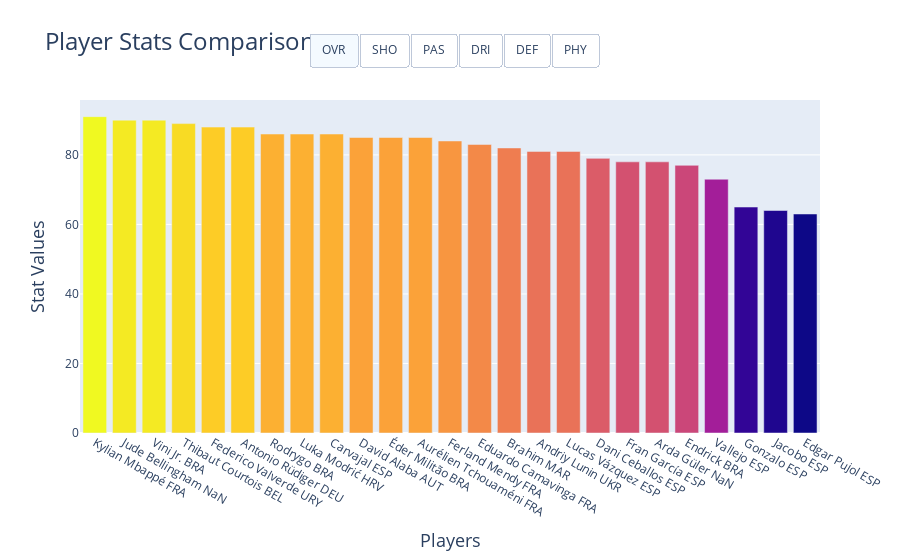

The code cell stored with this chart in its notebook:
### Code cell
import plotly.graph_objects as go
real['Label'] = real['Name'] + " " + real['Codes']

fig = go.Figure()

# Add bar plot for the default stat (e.g., OVR)
fig.add_trace(
    go.Bar(
        x=real['Label'],
        y=real['OVR'],
        name="Player OVR",
        marker_color=real['OVR']  # Color mapped to the values
    )
)

# Add updatemenus for switching between different stats for the bar plot
fig.update_layout(
    updatemenus=[
        dict(
            type="buttons",
            direction="right",
            x=0.7,
            y=1.2,
            showactive=True,
            buttons=list([
                dict(
                    label="OVR",
                    method="update",
                    args=[
                        {"y": [real['OVR']]},  # Update y for OVR
                        {"marker.color": [real['OVR']]}  # Update color based on OVR values
                    ]
                ),
                dict(
                    label="SHO",
                    method="update",
                    args=[
                        {"y": [real['SHO']]},  # Update y for SHO
                        {"marker.color": [real['SHO']]}  # Update color based on SHO values
                    ]
                ),
                dict(
                    label="PAS",
                    method="update",
                    args=[
                        {"y": [real['PAS']]},  # Update y for PAS
                        {"marker.color": [real['PAS']]}  # Update color based on PAS values
                    ]
                ),
                dict(
                    label="DRI",
                    method="update",
                    args=[
                        {"y": [real['DRI']]},  # Update y for DRI
                        {"marker.color": [real['DRI']]}  # Update color based on DRI values
                    ]
                ),
                dict(
                    label="DEF",
                    method="update",
                    args=[
                        {"y": [real['DEF']]},  # Update y for DEF
                        {"marker.color": [real['DEF']]}  # Update color based on DEF values
                    ]
                ),
                dict(
                    label="PHY",
                    method="update",
                    args=[
                        {"y": [real['PHY']]},  # Update y for PHY
                        {"marker.color": [real['PHY']]}  # Update color based on PHY values
                    ]
                )
            ])
        )
    ]
)

# Update layout with titles, x-axis, and y-axis labels
fig.update_layout(
    title="Player Stats Comparison",        # Title of the chart
    xaxis_title="Players",                  # X-axis label
    yaxis_title="Stat Values",              # Y-axis label
    title_font=dict(size=24),               # Customize title font size
    xaxis=dict(title_font=dict(size=18)),   # Customize x-axis title font size
    yaxis=dict(title_font=dict(size=18))    # Customize y-axis title font size
)

# Show the figure
fig.show()

### Figure 1 — Plotly figure (JSON) as saved in the notebook; plotly's stock layout.template omitted (floating-point values rounded to 4 significant figures)
{"data": [{"marker": {"color": [91, 90, 90, 89, 88, 88, 86, 86, 86, 85, 85, 85, 84, 83, 82, 81, 81, 79, 78, 78, 77, 73, 65, 64, 63]}, "name": "Player OVR", "type": "bar", "x": ["Kylian Mbappé FRA", "Jude Bellingham NaN", "Vini Jr. BRA", "Thibaut Courtois BEL", "Federico Valverde URY", "Antonio Rüdiger DEU", "Rodrygo BRA", "Luka Modrić HRV", "Carvajal ESP", "David Alaba AUT", "Éder Militão BRA", "Aurélien Tchouaméni FRA", "Ferland Mendy FRA", "Eduardo Camavinga FRA", "Brahim MAR", "Andriy Lunin UKR", "Lucas Vázquez ESP", "Dani Ceballos ESP", "Fran García ESP", "Arda Güler NaN", "Endrick BRA", "Vallejo ESP", "Gonzalo ESP", "Jacobo ESP", "Edgar Pujol ESP"], "y": [91, 90, 90, 89, 88, 88, 86, 86, 86, 85, 85, 85, 84, 83, 82, 81, 81, 79, 78, 78, 77, 73, 65, 64, 63]}], "layout": {"title": {"font": {"size": 24}, "text": "Player Stats Comparison"}, "updatemenus": [{"buttons": [{"args": [{"y": [[91, 90, 90, 89, 88, 88, 86, 86, 86, 85, 85, 85, 84, 83, 82, 81, 81, 79, 78, 78, 77, 73, 65, 64, 63]]}, {"marker.color": [[91, 90, 90, 89, 88, 88, 86, 86, 86, 85, 85, 85, 84, 83, 82, 81, 81, 79, 78, 78, 77, 73, 65, 64, 63]]}], "label": "OVR", "method": "update"}, {"args": [{"y": [[90, 87, 84, 89, 82, 55, 81, 76, 58, 71, 50, 69, 64, 67, 74, 78, 74, 70, 49, 73, 76, 42, 59, 22, 24]]}, {"marker.color": [[90, 87, 84, 89, 82, 55, 81, 76, 58, 71, 50, 69, 64, 67, 74, 78, 74, 70, 49, 73, 76, 42, 59, 22, 24]]}], "label": "SHO", "method": "update"}, {"args": [{"y": [[80, 83, 81, 76, 84, 73, 79, 88, 79, 83, 69, 79, 76, 81, 78, 77, 80, 79, 69, 80, 61, 56, 60, 45, 47]]}, {"marker.color": [[80, 83, 81, 76, 84, 73, 79, 88, 79, 83, 69, 79, 76, 81, 78, 77, 80, 79, 69, 80, 61, 56, 60, 45, 47]]}], "label": "PAS", "method": "update"}, {"args": [{"y": [[92, 88, 91, 90, 84, 70, 88, 87, 81, 80, 71, 78, 76, 84, 85, 82, 81, 82, 77, 82, 78, 64, 67, 48, 55]]}, {"marker.color": [[92, 88, 91, 90, 84, 70, 88, 87, 81, 80, 71, 78, 76, 84, 85, 82, 81, 82, 77, 82, 78, 64, 67, 48, 55]]}], "label": "DRI", "method": "update"}, {"args": [{"y": [[36, 78, 29, 46, 80, 86, 31, 71, 81, 85, 85, 82, 81, 78, 31, 37, 74, 70, 71, 52, 30, 74, 44, 65, 63]]}, {"marker.color": [[36, 78, 29, 46, 80, 86, 31, 71, 81, 85, 85, 82, 81, 78, 31, 37, 74, 70, 71, 52, 30, 74, 44, 65, 63]]}], "label": "DEF", "method": "update"}, {"args": [{"y": [[78, 83, 69, 88, 84, 86, 64, 64, 79, 77, 82, 82, 85, 80, 56, 80, 69, 67, 69, 50, 64, 63, 60, 64, 61]]}, {"marker.color": [[78, 83, 69, 88, 84, 86, 64, 64, 79, 77, 82, 82, 85, 80, 56, 80, 69, 67, 69, 50, 64, 63, 60, 64, 61]]}], "label": "PHY", "method": "update"}], "direction": "right", "showactive": true, "type": "buttons", "x": 0.7, "y": 1.2}], "xaxis": {"title": {"font": {"size": 18}, "text": "Players"}}, "yaxis": {"title": {"font": {"size": 18}, "text": "Stat Values"}}}}
